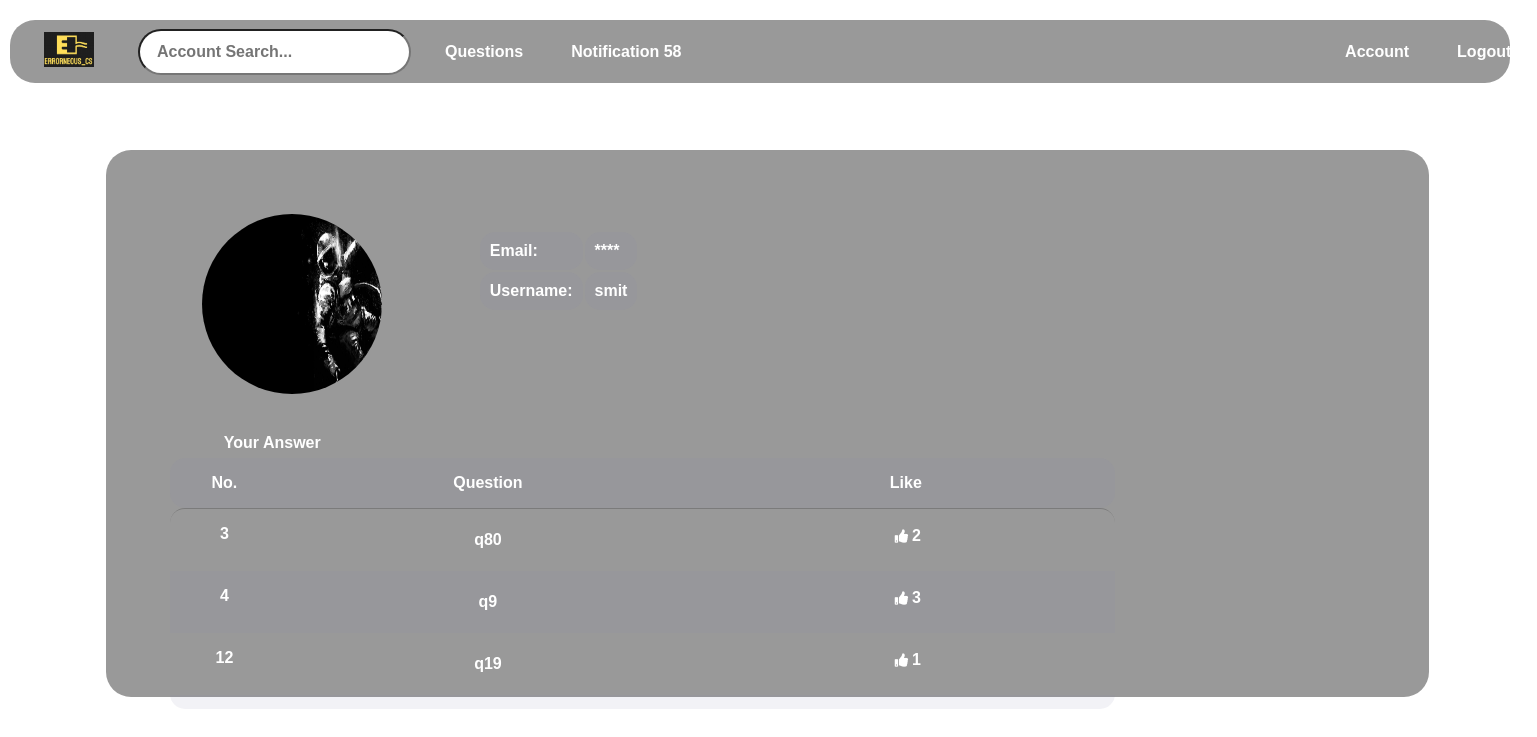
/account/1/ (signed in), run on the app's committed database.
### account/models.py (models this page shows, shortened)
class Account(AbstractBaseUser):
    email = models.EmailField(verbose_name="email", max_length=60, unique=True)
    username = models.CharField(max_length=30, unique=True)
    date_joined = models.DateTimeField(
        verbose_name='date joined', auto_now_add=True)
    last_login = models.DateTimeField(verbose_name='last login', auto_now=True)
    is_admin = models.BooleanField(default=False)
    is_active = models.BooleanField(default=True)
    is_staff = models.BooleanField(default=False)
    is_superuser = models.BooleanField(default=False)
    profile_image = models.ImageField(max_length=255, upload_to=get_profile_image_filepath,
                                      null=True, blank=True, default=get_default_profile_image)
    hide_email = models.BooleanField(default=True)
    USERNAME_FIELD = 'email'
    REQUIRED_FIELDS = ['username']
    objects = MyAccountManager()

### question/models.py (models this page shows, shortened)
class Question(models.Model):
    title = models.CharField(max_length=30)
    question = models.CharField(max_length=300)
    auth = models.ForeignKey(
        Account, on_delete=models.CASCADE, related_name='owner', blank=True)
    like = models.ManyToManyField(
        Account, related_name="question_like", default=0, blank=True)
    created = models.DateTimeField(auto_now_add=True)
    updated = models.DateTimeField(auto_now=True)

### account/views.py (the view)
# urls.py: path('account/<user_id>/', account_view, name="view"),
def account_view(request, *args, **kwargs):
    context = {}
    user = request.user
    user_id = kwargs.get("user_id")
    account_nav = True
    if user.is_authenticated:
        try:
            account = Account.objects.get(pk=user_id)
            questions = Question.objects.filter(auth=account)
        except Account.DoesNotExist:
            return HttpResponse("That user doesn't exist.")
    if account:
        context['id'] = account.id
        context['username'] = account.username
        context['email'] = account.email
        context['profile_image'] = account.profile_image
        context['hide_email'] = account.hide_email
        context['questions'] = questions
        is_self = True
        is_friend = False
        user = request.user
        if user.is_authenticated and user != account:
            is_self = False
        elif not user.is_authenticated:
            is_self = False
        elif questions:
            if questions[0].auth != user and user.is_authenticated:
                is_self = False
        context['is_self'] = is_self
        context['is_friend'] = is_friend
        context['BASE_URL'] = settings.BASE_URL
        context['account_search'] = True
        context['account_nav'] = True
    return render(request, 'account/account.html', context)

### notification/views.py (called while the page is built)
def CountNotification(request):
	count_notifications = 0;
	if request.user.is_authenticated:
		count_notifications = Notification.objects.filter(receiver=request.user, is_seen=False).count()
	return {'count_notifications': count_notifications}

### account/templates/account/account.html (shortened to what this page needs)
{% extends 'account/main.html' %}
{% load static %}
{% block content %}
<br />
<div class="profile">
  <div class="row">
    <div class="column">
      <div class="card card-md">
        <img class="image" src={{profile_image.url}} />
      </div>
    </div>
    <div class="column">
      <div class="card card-md">
        <div class="card-right">
          <table class="table2">
            <tbody class="table3">
              <tr>
                <td>Email:</td>
                {% if is_self %}
                <td>{{email}}</td>
                {% else %} {% if hide_email %}
                <td>****</td>
                {% else %}
                <td>{{email}}</td>
                {% endif %} {% endif %}
              </tr>
              <tr>
                <td>Username:</td>
                <td>{{username}}</td>
              </tr>
            </tbody>
          </table>
        </div>
      </div>
    </div>
  </div>
  <div class="row">
    <div class="column">
      <div class="card card-body">
        <div class="card-under">
              <a href="{% url 'question:your_answer' %}">Your Answer</a>
          </div>
        </div>
      </div>
    </div>
    <div class="column">
      <div class="card card-body">
        <table class="table-scroll small-first-col">
          <thead>
            <tr>
              <th>No.</th>
              <th>Question</th>
              <th>Like</th>
            </tr>
          </thead>
          <tbody class="body-half-screen">
            {% for question in questions %}
            <tr>
              <th>{{question.id}}</th>
              <th>
                <a href="{% url 'question:question' question_id=question.id %}"
                  >{{question.title}}</a
                >
              </th>
              <th><button class="b1"><i class="fas fa-thumbs-up fa-1x"></i></button>{{question.like.all.count}}</th>
            </tr>
            {% endfor %}
          </tbody>
        </table>
      </div>
    </div>
  </div>
</div>
{% endblock %}

### account/templates/account/navbar.html (style rules this page uses)
img { width: 50px; height: 35px; }

### account/templates/account/account.html (style rules this page uses)
.row { display: table; }
.column { float: left; }
.image { border-radius: 55%; width: 180px; height: 180px; margin-top: 4em; margin-left: 6em; }
.profile { border-radius: 25px; height: -webkit-fit-content; height: -moz-fit-content; height: fit-content; background-color: rgba(0, 0, 0, 0.4); -webkit-backdrop-filter: blur(10px); backdrop-filter: blur(10px); align-items: center; width: 35cm; height: 13cm; margin-top: 1.3cm; margin-left: 2.8cm; padding-bottom: 3.5em; }
.card-right { position: relative; margin-top: 5em; margin-left: 6em; }
.card-under { margin-top: 2em; margin-left: 7em; }
.table2 { font-size: 20; display: block; border-radius: 15px; }
.table2 tr { background-color: rgba(130, 130, 170, 0.1); }
.table th, td { border-radius: 15px; padding: 10px; }
.table-scroll { display: block; width: 25cm; margin-left: 4em; border-spacing: 0; }
.table-scroll thead { border-radius: 15px; position: relative; display: block; width: 100%; overflow-y: hidden; background-color: rgba(130, 130, 170, 0.1); }
.table-scroll tbody { border-radius: 15px; display: block; position: relative; width: 100%; height: 200px; overflow-y: scroll; border-top: 1px solid rgba(0, 0, 0, 0.2); }
.table-scroll tr { width: 100%; display: flex; }
.table-scroll td, .table-scroll th { flex-basis: 100%; flex-grow: 2; display: block; padding: 1rem; text-align: center; }
.table-scroll.small-first-col td:first-child, .table-scroll.small-first-col th:first-child { flex-basis: 20%; flex-grow: 1; }
.table-scroll tbody tr:nth-child(2n) { background-color: rgba(130, 130, 170, 0.1); }
.body-half-screen { max-height: 50vh; }
a { font-family: sans-serif; display: block; color: white; text-decoration: none; position: relative; list-style: none; font-weight: bold; cursor: pointer; white-space: nowrap; margin: 2px; padding: 4px; }
a::before { content: " "; position: absolute; top: 0; left: 0; height: 100%; width: 100%; z-index: -1; transition: 0.2s; border-radius: 25px; color: black; }
.b1 { border: none; background: none; cursor: pointer; margin: 0; padding: 4px; color: white; }

### data on the page
Account: username "smit"
Question: id "3", title "q80", like.all.count "2"
Question: id "4", title "q9", like.all.count "3"
Question: id "12", title "q19", like.all.count "1"

### other printed values
{{ count_notifications }} "58"
